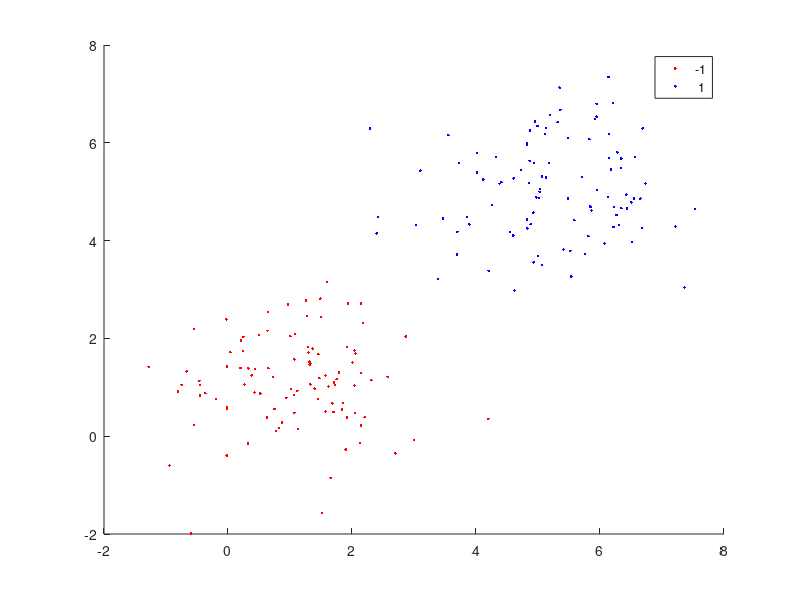

MATLAB code for this plot: (Note: this script raises an error after producing the figure.)
% ECE 273 final project
%% Part I. hard margin SVM
%create linear seperate data
% class one center (5,5), class two center (1,1)
data1 = ones(100, 2);
data1 = data1 * 5 + randn(100, 2);

data2 = ones(100, 2);
data2 = data2 + randn(100, 2);
input = [data1; data2];

labels = [ones(100, 1); ones(100, 1) * (-1)];

figure;
h(1:2) = gscatter(input(:,1), input(:,2), labels,'rb','.');

di = 2;
n = 200;
% hard margin SVM training
cvx_begin
    variables w(di) b
    dual variable alphatrain
    minimize(0.5 * norm(w))
    subject to
        labels .* (input * w + b) - 1 >= 0  :alphatrain;
cvx_end

%use grid to plot the figure
% Predict scores over the grid
X = input;

d = 0.02;
[x1Grid,x2Grid] = meshgrid(min(X(:,1)):d:max(X(:,1)),...
    min(X(:,2)):d:max(X(:,2)));
xGrid = [x1Grid(:),x2Grid(:)];
scores = xGrid * w + b;

figure;
h(1:2) = gscatter(X(:,1), X(:,2), labels,'rb','.');
hold on
contour(x1Grid,x2Grid,reshape(scores,size(x1Grid)),[0 0],'k');
title('hard margin SVM')
axis equal
hold off

%% Part II. soft margin SVM

data1 = ones(100, 2);
data1 = data1 * 3 + randn(100, 2);

data2 = ones(100, 2);
data2 = data2 + randn(100, 2);
input = [data1; data2];

labels = [ones(100, 1); ones(100, 1) * (-1)];

% Set C before using soft margin SVM
di = 2;
C = 1000;
n = 200;
% soft margin SVM training
cvx_begin
    variables w(di) e(n) b
    dual variable alphatrain
    minimize(0.5 * norm(w) + C * sum(e))
    subject to
        labels .* (input * w + b) - 1 + e >= 0  :alphatrain;
        e >= 0;
cvx_end

% test the result
%use grid to plot the figure
% Predict scores over the grid
X = input;

d = 0.02;
[x1Grid,x2Grid] = meshgrid(min(X(:,1)):d:max(X(:,1)),...
    min(X(:,2)):d:max(X(:,2)));
xGrid = [x1Grid(:),x2Grid(:)];
scores = xGrid * w + b;

figure;
h(1:2) = gscatter(X(:,1), X(:,2), labels,'rb','.');
hold on;
gscatter(X((e>0.001),1), X((e>0.001),2), labels((e>0.001)),'k','o');
hold on
contour(x1Grid,x2Grid,reshape(scores,size(x1Grid)),[0 0],'k');
contour(x1Grid,x2Grid,reshape(scores - 1,size(x1Grid)),[0 0],'b');
contour(x1Grid,x2Grid,reshape(scores + 1,size(x1Grid)),[0 0],'r');
title('hard margin SVM')
axis equal
hold off

%% Part III, Kernel trick
sigma = 1;
% for lineaer
K = zeros(n, n);
for i = 1:n
    for j = 1:n
        K(i, j) = exp(-1 * sum((X(i, :) - X(j, :)).^2) / (2*(sigma^2)));
    end
end

cvx_begin
    variable alphatrain(n);
    maximize ((ones(n, 1)'* alphatrain) - 0.5.*quad_form(Y.*alphatrain, K))
    subject to
        alphatrain>=0
        alphatrain<=C
        sum(Y.*alphatrain)==0
cvx_end

alphatrain(alphatrain < 1e-5) = 0;
Xs = X(alphatrain > 0, :);
Ys = Y(alphatrain > 0, :);
alphatrain = alphatrain(alphatrain > 0);

ns = size(alphatrain, 1);
K2 = zeros(n, ns);
for i = 1:n
    for j = 1:ns
        K2(i, j) = exp(-1 * sum((X(i, :) - Xs(j, :)).^2) / (2*(sigma^2)));
    end
end
b = mean(Y - K2*(alphatrain.*Ys));

% predict of training set
Ks = zeros(n, ns);
for i = 1:n
    for j = 1:ns
        Ks(i, j) = exp(-1 * sum((X(i, :) - Xs(j, :)).^2) / (2*(sigma^2)));
    end
end
scores = Ks*(alphatrain.*Ys) - b;

% predict of grids
d = 0.02;
[x1Grid,x2Grid] = meshgrid(min(X(:,1)):d:max(X(:,1)),...
    min(X(:,2)):d:max(X(:,2)));
xGrid = [x1Grid(:),x2Grid(:)];

len = size(xGrid, 1);
Ks = zeros(len, ns);
for i = 1:len
    for j = 1:ns
        Ks(i, j) = exp(-1 * sum((xGrid(i, :) - Xs(j, :)).^2) / (2*(sigma^2)));
    end
end

scores = Ks*(alphatrain.*Ys) + b;

figure;
h(1:2) = gscatter(X(:,1), X(:,2), labels,'rb','.');
hold on
contour(x1Grid,x2Grid,reshape(scores,size(x1Grid)),[0 0],'k');
title('hard margin SVM')
axis equal
hold off  


%% another datset
data1 = ones(100, 2);
data1 = data1 * 3 + randn(100, 2);

data2 = ones(50, 2);
data2 = data2 + randn(50, 2);

data3 = ones(50, 2);
data3 = data3 * 5 + randn(50, 2);

input = [data1; data2; data3];

labels = [ones(100, 1); ones(100, 1) * (-1)];

figure;
h(1:2) = gscatter(input(:,1), input(:,2), labels,'rb','.');

X = input;
Y = labels;

sigma = 1;
% for lineaer
K = zeros(n, n);
for i = 1:n
    for j = 1:n
        K(i, j) = exp(-1 * sum((X(i, :) - X(j, :)).^2) / (2*(sigma^2)));
    end
end

cvx_begin
    variable alphatrain(n);
    maximize ((ones(n, 1)'* alphatrain) - 0.5.*quad_form(Y.*alphatrain, K))
    subject to
        alphatrain>=0
        alphatrain<=C
        sum(Y.*alphatrain)==0
cvx_end

alphatrain(alphatrain < 1e-5) = 0;
Xs = X(alphatrain > 0, :);
Ys = Y(alphatrain > 0, :);
alphatrain = alphatrain(alphatrain > 0);

ns = size(alphatrain, 1);
K2 = zeros(n, ns);
for i = 1:n
    for j = 1:ns
        K2(i, j) = exp(-1 * sum((X(i, :) - Xs(j, :)).^2) / (2*(sigma^2)));
    end
end
b = mean(Y - K2*(alphatrain.*Ys));

% predict of training set
Ks = zeros(n, ns);
for i = 1:n
    for j = 1:ns
        Ks(i, j) = exp(-1 * sum((X(i, :) - Xs(j, :)).^2) / (2*(sigma^2)));
    end
end
scores = Ks*(alphatrain.*Ys) - b;

% predict of grids
d = 0.02;
[x1Grid,x2Grid] = meshgrid(min(X(:,1)):d:max(X(:,1)),...
    min(X(:,2)):d:max(X(:,2)));
xGrid = [x1Grid(:),x2Grid(:)];

len = size(xGrid, 1);
Ks = zeros(len, ns);
for i = 1:len
    for j = 1:ns
        Ks(i, j) = exp(-1 * sum((xGrid(i, :) - Xs(j, :)).^2) / (2*(sigma^2)));
    end
end

scores = Ks*(alphatrain.*Ys) + b;

figure;
h(1:2) = gscatter(X(:,1), X(:,2), labels,'rb','.');
hold on
contour(x1Grid,x2Grid,reshape(scores,size(x1Grid)),[0 0],'k');
contour(x1Grid,x2Grid,reshape(scores-1,size(x1Grid)),[0 0],'b');
contour(x1Grid,x2Grid,reshape(scores+1,size(x1Grid)),[0 0],'r');
title('hard margin SVM')
axis equal
hold off  

%% ploy 3
X = input;
Y = labels;
sigma = 1;
% for lineaer
K = zeros(n, n);
for i = 1:n
    for j = 1:n
        K(i, j) = (X(i, :) * X(j, :)')^3;
    end
end

cvx_begin
    variable alphatrain(n);
    maximize ((ones(n, 1)'* alphatrain) - 0.5.*quad_form(Y.*alphatrain, K))
    subject to
        alphatrain>=0
        alphatrain<=C
        sum(Y.*alphatrain)==0
cvx_end

alphatrain(alphatrain < 1e-5) = 0;
Xs = X(alphatrain > 0, :);
Ys = Y(alphatrain > 0, :);
alphatrain = alphatrain(alphatrain > 0);

n = 200;
ns = size(alphatrain, 1);
K2 = zeros(n, ns);
for i = 1:n
    for j = 1:ns
        K2(i, j) = (X(i, :) * Xs(j, :)')^3;
    end
end
b = mean(Y - K2*(alphatrain.*Ys));

% predict of training set
Ks = zeros(n, ns);
for i = 1:n
    for j = 1:ns
        Ks(i, j) = (X(i, :) * Xs(j, :)')^3;
    end
end
scores = Ks*(alphatrain.*Ys) - b;

% predict of grids
d = 0.02;
[x1Grid,x2Grid] = meshgrid(min(X(:,1)):d:max(X(:,1)),...
    min(X(:,2)):d:max(X(:,2)));
xGrid = [x1Grid(:),x2Grid(:)];

len = size(xGrid, 1);
Ks = zeros(len, ns);
for i = 1:len
    for j = 1:ns
        Ks(i, j) = (xGrid(i, :) * Xs(j, :)')^3;
    end
end

scores = Ks*(alphatrain.*Ys) + b;

figure;
h(1:2) = gscatter(X(:,1), X(:,2), labels,'rb','.');
hold on
contour(x1Grid,x2Grid,reshape(scores,size(x1Grid)),[0 0],'k');
contour(x1Grid,x2Grid,reshape(scores-1,size(x1Grid)),[0 0],'b');
contour(x1Grid,x2Grid,reshape(scores+1,size(x1Grid)),[0 0],'r');
title('hard margin SVM')
axis equal
hold off
%% rbf gamma = 0.01
X = input;
Y = labels;

sigma = 1;
% for lineaer
K = zeros(n, n);
for i = 1:n
    for j = 1:n
        K(i, j) = exp(-0.01 *sum((X(i, :) - X(j, :)).^2) / (2*(sigma^2)));
    end
end

cvx_begin
    variable alphatrain(n);
    maximize ((ones(n, 1)'* alphatrain) - 0.5.*quad_form(Y.*alphatrain, K))
    subject to
        alphatrain>=0
        alphatrain<=C
        sum(Y.*alphatrain)==0
cvx_end

alphatrain(alphatrain < 1e-5) = 0;
Xs = X(alphatrain > 0, :);
Ys = Y(alphatrain > 0, :);
alphatrain = alphatrain(alphatrain > 0);

ns = size(alphatrain, 1);
K2 = zeros(n, ns);
for i = 1:n
    for j = 1:ns
        K2(i, j) = exp(-0.01 * sum((X(i, :) - Xs(j, :)).^2) / (2*(sigma^2)));
    end
end
b = mean(Y - K2*(alphatrain.*Ys));

% predict of training set
Ks = zeros(n, ns);
for i = 1:n
    for j = 1:ns
        Ks(i, j) = exp(-0.01 * sum((X(i, :) - Xs(j, :)).^2) / (2*(sigma^2)));
    end
end
scores = Ks*(alphatrain.*Ys) - b;

% predict of grids
d = 0.02;
[x1Grid,x2Grid] = meshgrid(min(X(:,1)):d:max(X(:,1)),...
    min(X(:,2)):d:max(X(:,2)));
xGrid = [x1Grid(:),x2Grid(:)];

len = size(xGrid, 1);
Ks = zeros(len, ns);
for i = 1:len
    for j = 1:ns
        Ks(i, j) = exp(-0.01 * sum((xGrid(i, :) - Xs(j, :)).^2) / (2*(sigma^2)));
    end
end

scores = Ks*(alphatrain.*Ys) + b;

figure;
h(1:2) = gscatter(X(:,1), X(:,2), labels,'rb','.');
hold on
contour(x1Grid,x2Grid,reshape(scores,size(x1Grid)),[0 0],'k');
contour(x1Grid,x2Grid,reshape(scores-1,size(x1Grid)),[0 0],'b');
contour(x1Grid,x2Grid,reshape(scores+1,size(x1Grid)),[0 0],'r');
title('hard margin SVM')
axis equal
hold off  
        
%% for first dataset
data1 = ones(100, 2);
data1 = data1 * 3 + randn(100, 2);

data2 = ones(100, 2);
data2 = data2 + randn(100, 2);
input = [data1; data2];

labels = [ones(100, 1); ones(100, 1) * (-1)];  
X = input;
Y = labels;

sigma = 1;
% for lineaer
K = zeros(n, n);
for i = 1:n
    for j = 1:n
        K(i, j) = exp(-1 * sum((X(i, :) - X(j, :)).^2) / (2*(sigma^2)));
    end
end

cvx_begin
    variable alphatrain(n);
    maximize ((ones(n, 1)'* alphatrain) - 0.5.*quad_form(Y.*alphatrain, K))
    subject to
        alphatrain>=0
        alphatrain<=C
        sum(Y.*alphatrain)==0
cvx_end

alphatrain(alphatrain < 1e-5) = 0;
Xs = X(alphatrain > 0, :);
Ys = Y(alphatrain > 0, :);
alphatrain = alphatrain(alphatrain > 0);

ns = size(alphatrain, 1);
K2 = zeros(n, ns);
for i = 1:n
    for j = 1:ns
        K2(i, j) = exp(-1 * sum((X(i, :) - Xs(j, :)).^2) / (2*(sigma^2)));
    end
end
b = mean(Y - K2*(alphatrain.*Ys));

% predict of training set
Ks = zeros(n, ns);
for i = 1:n
    for j = 1:ns
        Ks(i, j) = exp(-1 * sum((X(i, :) - Xs(j, :)).^2) / (2*(sigma^2)));
    end
end
scores = Ks*(alphatrain.*Ys) - b;

% predict of grids
d = 0.02;
[x1Grid,x2Grid] = meshgrid(min(X(:,1)):d:max(X(:,1)),...
    min(X(:,2)):d:max(X(:,2)));
xGrid = [x1Grid(:),x2Grid(:)];

len = size(xGrid, 1);
Ks = zeros(len, ns);
for i = 1:len
    for j = 1:ns
        Ks(i, j) = exp(-1 * sum((xGrid(i, :) - Xs(j, :)).^2) / (2*(sigma^2)));
    end
end

scores = Ks*(alphatrain.*Ys) + b;

figure;
h(1:2) = gscatter(X(:,1), X(:,2), labels,'rb','.');
hold on
contour(x1Grid,x2Grid,reshape(scores,size(x1Grid)),[0 0],'k');
contour(x1Grid,x2Grid,reshape(scores-1,size(x1Grid)),[0 0],'b');
contour(x1Grid,x2Grid,reshape(scores+1,size(x1Grid)),[0 0],'r');
title('hard margin SVM')
axis equal
hold off  

%% ploy 3
X = input;
Y = labels;
sigma = 1;
% for lineaer
K = zeros(n, n);
for i = 1:n
    for j = 1:n
        K(i, j) = (X(i, :) * X(j, :)')^3;
    end
end

cvx_begin
    variable alphatrain(n);
    maximize ((ones(n, 1)'* alphatrain) - 0.5.*quad_form(Y.*alphatrain, K))
    subject to
        alphatrain>=0
        alphatrain<=C
        sum(Y.*alphatrain)==0
cvx_end

alphatrain(alphatrain < 1e-5) = 0;
Xs = X(alphatrain > 0, :);
Ys = Y(alphatrain > 0, :);
alphatrain = alphatrain(alphatrain > 0);

n = 200;
ns = size(alphatrain, 1);
K2 = zeros(n, ns);
for i = 1:n
    for j = 1:ns
        K2(i, j) = (X(i, :) * Xs(j, :)')^3;
    end
end
b = mean(Y - K2*(alphatrain.*Ys));

% predict of training set
Ks = zeros(n, ns);
for i = 1:n
    for j = 1:ns
        Ks(i, j) = (X(i, :) * Xs(j, :)')^3;
    end
end
scores = Ks*(alphatrain.*Ys) - b;

% predict of grids
d = 0.02;
[x1Grid,x2Grid] = meshgrid(min(X(:,1)):d:max(X(:,1)),...
    min(X(:,2)):d:max(X(:,2)));
xGrid = [x1Grid(:),x2Grid(:)];

len = size(xGrid, 1);
Ks = zeros(len, ns);
for i = 1:len
    for j = 1:ns
        Ks(i, j) = (xGrid(i, :) * Xs(j, :)')^3;
    end
end

scores = Ks*(alphatrain.*Ys) + b;

figure;
h(1:2) = gscatter(X(:,1), X(:,2), labels,'rb','.');
hold on
contour(x1Grid,x2Grid,reshape(scores,size(x1Grid)),[0 0],'k');
contour(x1Grid,x2Grid,reshape(scores-1,size(x1Grid)),[0 0],'b');
contour(x1Grid,x2Grid,reshape(scores+1,size(x1Grid)),[0 0],'r');
title('hard margin SVM')
axis equal
hold off